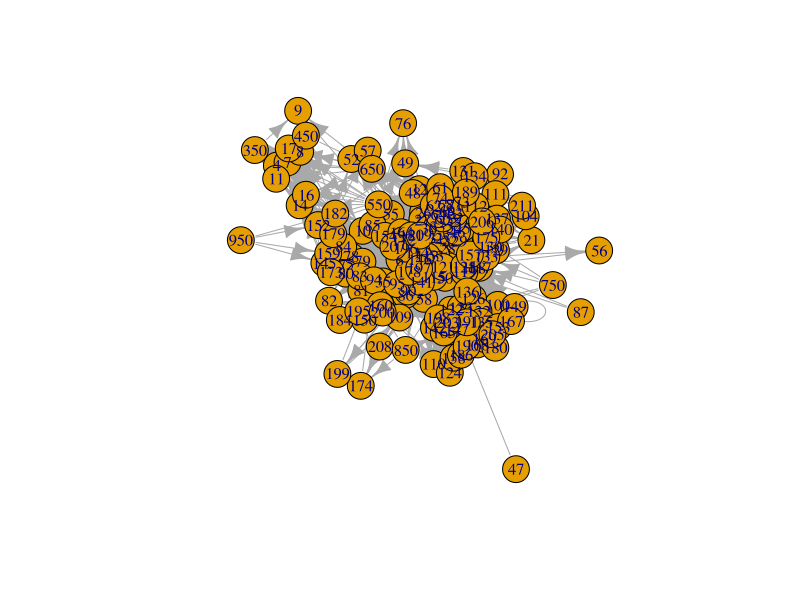

The R script that drew this image:
####################################################
## Pagerank for important spp ######################
# Written by: Aislyn Keyes #########################
# Last edited: Feb 25, 2020  #######################


#load packages
library(igraph)
library(dplyr)

# load and process data
nodes.ES <- read.csv("Final_EPB_Nodes_ES.csv") 
edges.ES <- read.csv("Final.EPB.edges.filtered.csv")

# want to flip direction of edges so that services are pointing to spp
# this allows us to do random walks from ES, specifying ES as important nodes
edges.flip <- edges.ES[,c(2,1,3)]  

# create graph object using edges.ES
net.ES <- graph.data.frame(edges.flip,
                           directed = T,
                           vertices = nodes.ES)
plot(net.ES) # check to make sure arrows are flipped

##########################################################################
##########################################################################
##########################################################################

#PAGERANK
# we want to run pagerank for each service individually
# this allows us to look at species importance for each service
# we can average the probabilities at the end to look at total importance

# we won't run a page rank for 350 or 450 (wave atten. and shoreline stab.)
# b/c there are no supporting spp. here, both services rely only on basal spp.
# for each of the services, we'll run a pagerank algorithm
# to account for spp directly providing, we will replace prob. with 0 or NA
# if they are directly linked to a service

# 550, carbon sequestration
carbon.seq <- data.frame(SpeciesID=nodes.ES$SpeciesID, prob=page_rank(graph=net.ES, damping = 0.85, directed = T, 
                  personalized = c(rep(0,times=nrow(nodes.ES)-nrow(nodes.ES[nodes.ES$NodeType=="ES",])),
                                   0,0,1,0,0,0,0))$vector)

carbon.seq.SPP <- carbon.seq[!(carbon.seq$SpeciesID>300),] # drop ES from ranking

carbon.seq.direct <- data.frame(SpeciesID = ifelse(edges.ES$ConsumerSpeciesID=="550",
                                                edges.ES$ResourceSpeciesID,NA)) # pull the SpeciesID for direct ESP
carbon.seq.direct <- c(na.omit(carbon.seq.direct)) # remove NAs 
carbon.seq.support <- carbon.seq.SPP[!(carbon.seq.SPP$SpeciesID %in% carbon.seq.direct$SpeciesID),] # keep only supporting spp! 

attach(carbon.seq.support)
carbon.seq.support <- carbon.seq.support[order(-prob),] # sort by probability (highest to lowest)
detach(carbon.seq.support)
write.csv(carbon.seq.support,"EPB_Indirect_CarbonSeq.csv")


# 650, water filtration
water.filt <- data.frame(SpeciesID=nodes.ES$SpeciesID, prob=page_rank(graph=net.ES, damping = 0.85, directed = T, 
                        personalized = c(rep(0,times=nrow(nodes.ES)-nrow(nodes.ES[nodes.ES$NodeType=="ES",])),
                                         0,0,0,1,0,0,0))$vector)

water.filt.SPP <- water.filt[!(water.filt$SpeciesID>300),] # drop ES from ranking

water.filt.direct <- data.frame(SpeciesID = ifelse(edges.ES$ConsumerSpeciesID=="650",
                                                edges.ES$ResourceSpeciesID,NA)) # pull the SpeciesID for direct ESP
water.filt.direct <- c(na.omit(water.filt.direct)) # remove NAs 
water.filt.support <- water.filt.SPP[!(water.filt.SPP$SpeciesID %in% water.filt.direct$SpeciesID),] # keep only supporting spp! 

attach(water.filt.support)
water.filt.support <- water.filt.support[order(-prob),] # sort by probability (highest to lowest)
detach(water.filt.support)
write.csv(water.filt.support,"EPB_Indirect_Waterfilt.csv")


# 750, Fishery
fishery <- data.frame(SpeciesID=nodes.ES$SpeciesID, prob=page_rank(graph=net.ES, damping = 0.85, directed = T, 
                        personalized = c(rep(0,times=nrow(nodes.ES)-nrow(nodes.ES[nodes.ES$NodeType=="ES",])),
                                         0,0,0,0,1,0,0))$vector)

fishery.SPP <- fishery[!(fishery$SpeciesID>300),] # drop ES from ranking

fishery.direct <- data.frame(SpeciesID = ifelse(edges.ES$ConsumerSpeciesID=="750",
                                                edges.ES$ResourceSpeciesID,NA)) # pull the SpeciesID for direct ESP
fishery.direct <- c(na.omit(fishery.direct)) # remove NAs 
fishery.support <- fishery.SPP[!(fishery.SPP$SpeciesID %in% fishery.direct$SpeciesID),] # keep only supporting spp! 

attach(fishery.support)
fishery.support <- fishery.support[order(-prob),] # sort by probability (highest to lowest)
detach(fishery.support)
write.csv(fishery.support,"EPB_Indirect_Fishery.csv")

# 850, bird watching
bird.watch <- data.frame(SpeciesID=nodes.ES$SpeciesID, prob=page_rank(graph=net.ES, damping = 0.85, directed = T, 
                        personalized = c(rep(0,times=nrow(nodes.ES)-nrow(nodes.ES[nodes.ES$NodeType=="ES",])),
                                         0,0,0,0,0,1,0))$vector)

birdwatch.SPP <- bird.watch[!(bird.watch$SpeciesID>300),] # drop ES from ranking

birdwatch.direct <- data.frame(SpeciesID = ifelse(edges.ES$ConsumerSpeciesID=="850",
                                                edges.ES$ResourceSpeciesID,NA)) # pull the SpeciesID for direct ESP
birdwatch.direct <- c(na.omit(birdwatch.direct)) # remove NAs 
birdwatch.support <- birdwatch.SPP[!(birdwatch.SPP$SpeciesID %in% birdwatch.direct$SpeciesID),] # keep only supporting spp! 

attach(birdwatch.support)
birdwatch.support <- birdwatch.support[order(-prob),] # sort by probability (highest to lowest)
detach(birdwatch.support)
write.csv(birdwatch.support,"EPB_Indirect_Birdwatch.csv")


# 950, waterfowl hunting
wat.hunt <- data.frame(SpeciesID=nodes.ES$SpeciesID, prob=page_rank(graph=net.ES, damping = 0.85, directed = T, 
                        personalized = c(rep(0,times=nrow(nodes.ES)-nrow(nodes.ES[nodes.ES$NodeType=="ES",])),
                                         0,0,0,0,0,0,1))$vector)

wathunt.SPP <- wat.hunt[!(wat.hunt$SpeciesID>300),] # drop ES from ranking

wathunt.direct <- data.frame(SpeciesID = ifelse(edges.ES$ConsumerSpeciesID=="950",
                                                edges.ES$ResourceSpeciesID,NA)) # pull the SpeciesID for direct ESP
wathunt.direct <- c(na.omit(wathunt.direct)) # remove NAs 
wathunt.support <- wathunt.SPP[!(wathunt.SPP$SpeciesID %in% wathunt.direct$SpeciesID),] # keep only supporting spp, WE DON'T WANT DIRECT ESP 

attach(wathunt.support)
wathunt.support <- wathunt.support[order(-prob),] # sort by probability (highest to lowest)
detach(wathunt.support)
write.csv(wathunt.support,"EPB_Indirect_WaterfowlHunt.csv")


##########################################################################
##########################################################################
##########################################################################


# we have already exported .csv file for each service individually
# we want to get an mean prob for each species across all services for the main ES robustness

all.support <- rbind(water.filt.support,wathunt.support,carbon.seq.support,fishery.support,birdwatch.support)
all.support$SpeciesID <- as.factor(all.support$SpeciesID)
mean.support <- aggregate(prob ~ SpeciesID, all.support, mean) # calculate mean prob. for each spp.

attach(mean.support)
mean.support <- mean.support[order(-prob),]
detach(mean.support)

write.csv(mean.support, "EPB_IndirectAll.csv")








